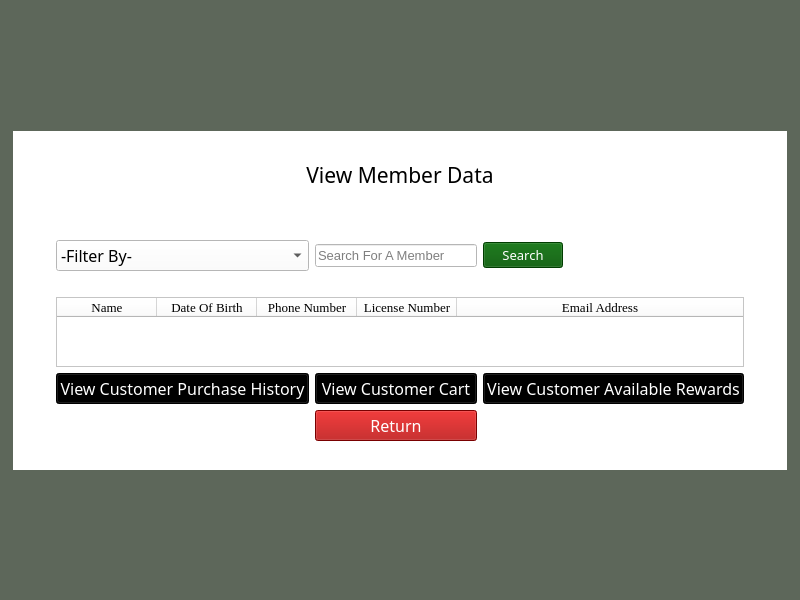
<?xml version="1.0" encoding="UTF-8"?>
<ui version="4.0">
 <class>MainWindow</class>
 <widget class="QMainWindow" name="MainWindow">
  <property name="geometry">
   <rect>
    <x>0</x>
    <y>0</y>
    <width>800</width>
    <height>600</height>
   </rect>
  </property>
  <property name="windowTitle">
   <string>Limitless Loyalty</string>
  </property>
  <property name="styleSheet">
   <string notr="true">background-color: rgb(93, 103, 90);</string>
  </property>
  <widget class="QWidget" name="centralwidget">
   <layout class="QGridLayout" name="gridLayout_2">
    <item row="2" column="0">
     <spacer name="horizontalSpacer_4">
      <property name="orientation">
       <enum>Qt::Horizontal</enum>
      </property>
      <property name="sizeHint" stdset="0">
       <size>
        <width>40</width>
        <height>20</height>
       </size>
      </property>
     </spacer>
    </item>
    <item row="4" column="1">
     <spacer name="verticalSpacer_4">
      <property name="orientation">
       <enum>Qt::Vertical</enum>
      </property>
      <property name="sizeHint" stdset="0">
       <size>
        <width>20</width>
        <height>40</height>
       </size>
      </property>
     </spacer>
    </item>
    <item row="1" column="1">
     <spacer name="horizontalSpacer_10">
      <property name="orientation">
       <enum>Qt::Horizontal</enum>
      </property>
      <property name="sizeHint" stdset="0">
       <size>
        <width>40</width>
        <height>20</height>
       </size>
      </property>
     </spacer>
    </item>
    <item row="2" column="2">
     <spacer name="horizontalSpacer_5">
      <property name="orientation">
       <enum>Qt::Horizontal</enum>
      </property>
      <property name="sizeHint" stdset="0">
       <size>
        <width>40</width>
        <height>20</height>
       </size>
      </property>
     </spacer>
    </item>
    <item row="0" column="1">
     <spacer name="verticalSpacer_3">
      <property name="orientation">
       <enum>Qt::Vertical</enum>
      </property>
      <property name="sizeHint" stdset="0">
       <size>
        <width>20</width>
        <height>40</height>
       </size>
      </property>
     </spacer>
    </item>
    <item row="3" column="1">
     <spacer name="horizontalSpacer_9">
      <property name="orientation">
       <enum>Qt::Horizontal</enum>
      </property>
      <property name="sizeHint" stdset="0">
       <size>
        <width>40</width>
        <height>20</height>
       </size>
      </property>
     </spacer>
    </item>
    <item row="2" column="1">
     <widget class="QWidget" name="gridWidget" native="true">
      <property name="styleSheet">
       <string notr="true">background-color: rgb(255, 255, 255);</string>
      </property>
      <layout class="QGridLayout" name="gridLayout">
       <item row="3" column="2">
        <spacer name="horizontalSpacer_6">
         <property name="orientation">
          <enum>Qt::Horizontal</enum>
         </property>
         <property name="sizeHint" stdset="0">
          <size>
           <width>40</width>
           <height>20</height>
          </size>
         </property>
        </spacer>
       </item>
       <item row="11" column="2">
        <widget class="QPushButton" name="viewCartBtn">
         <property name="font">
          <font>
           <family>Bell MT</family>
           <pointsize>12</pointsize>
          </font>
         </property>
         <property name="styleSheet">
          <string notr="true">background-color: rgb(0, 0, 0);
color: rgb(255, 255, 255);</string>
         </property>
         <property name="text">
          <string>View Customer Cart</string>
         </property>
        </widget>
       </item>
       <item row="5" column="1">
        <widget class="QComboBox" name="filterBox">
         <property name="font">
          <font>
           <family>Bell MT</family>
           <pointsize>12</pointsize>
          </font>
         </property>
         <item>
          <property name="text">
           <string>-Filter By-</string>
          </property>
         </item>
         <item>
          <property name="text">
           <string>Name</string>
          </property>
         </item>
         <item>
          <property name="text">
           <string>Date of Birth</string>
          </property>
         </item>
         <item>
          <property name="text">
           <string>Phone Number</string>
          </property>
         </item>
         <item>
          <property name="text">
           <string>License Number</string>
          </property>
         </item>
         <item>
          <property name="text">
           <string>Email</string>
          </property>
         </item>
        </widget>
       </item>
       <item row="5" column="0">
        <spacer name="horizontalSpacer_2">
         <property name="orientation">
          <enum>Qt::Horizontal</enum>
         </property>
         <property name="sizeHint" stdset="0">
          <size>
           <width>40</width>
           <height>20</height>
          </size>
         </property>
        </spacer>
       </item>
       <item row="15" column="1" colspan="2">
        <spacer name="horizontalSpacer_7">
         <property name="orientation">
          <enum>Qt::Horizontal</enum>
         </property>
         <property name="sizeHint" stdset="0">
          <size>
           <width>40</width>
           <height>20</height>
          </size>
         </property>
        </spacer>
       </item>
       <item row="5" column="3">
        <widget class="QPushButton" name="searchBtn">
         <property name="font">
          <font>
           <family>Bell MT</family>
           <pointsize>10</pointsize>
          </font>
         </property>
         <property name="styleSheet">
          <string notr="true">background-color: rgb(0, 85, 0);
color: rgb(255, 255, 255);</string>
         </property>
         <property name="text">
          <string>Search</string>
         </property>
        </widget>
       </item>
       <item row="7" column="1" colspan="4">
        <widget class="QTableWidget" name="tableWidget">
         <property name="font">
          <font>
           <family>MS Shell Dlg 2</family>
           <pointsize>10</pointsize>
          </font>
         </property>
         <property name="horizontalScrollBarPolicy">
          <enum>Qt::ScrollBarAsNeeded</enum>
         </property>
         <property name="sizeAdjustPolicy">
          <enum>QAbstractScrollArea::AdjustToContentsOnFirstShow</enum>
         </property>
         <property name="alternatingRowColors">
          <bool>false</bool>
         </property>
         <property name="selectionMode">
          <enum>QAbstractItemView::ExtendedSelection</enum>
         </property>
         <attribute name="horizontalHeaderCascadingSectionResizes">
          <bool>true</bool>
         </attribute>
         <attribute name="horizontalHeaderMinimumSectionSize">
          <number>50</number>
         </attribute>
         <attribute name="horizontalHeaderStretchLastSection">
          <bool>true</bool>
         </attribute>
         <attribute name="verticalHeaderCascadingSectionResizes">
          <bool>false</bool>
         </attribute>
         <column>
          <property name="text">
           <string>Name</string>
          </property>
          <property name="font">
           <font>
            <family>Times New Roman</family>
            <pointsize>10</pointsize>
           </font>
          </property>
         </column>
         <column>
          <property name="text">
           <string>Date Of Birth</string>
          </property>
          <property name="font">
           <font>
            <family>Times New Roman</family>
            <pointsize>10</pointsize>
           </font>
          </property>
         </column>
         <column>
          <property name="text">
           <string>Phone Number</string>
          </property>
          <property name="font">
           <font>
            <family>Times New Roman</family>
            <pointsize>10</pointsize>
           </font>
          </property>
         </column>
         <column>
          <property name="text">
           <string>License Number</string>
          </property>
          <property name="font">
           <font>
            <family>Times New Roman</family>
            <pointsize>10</pointsize>
           </font>
          </property>
         </column>
         <column>
          <property name="text">
           <string>Email Address</string>
          </property>
          <property name="font">
           <font>
            <family>Times New Roman</family>
            <pointsize>10</pointsize>
           </font>
          </property>
         </column>
        </widget>
       </item>
       <item row="14" column="2">
        <widget class="QPushButton" name="returnBtn">
         <property name="font">
          <font>
           <family>Bell MT</family>
           <pointsize>12</pointsize>
          </font>
         </property>
         <property name="styleSheet">
          <string notr="true">background-color: rgb(170, 0, 0);
color: rgb(255, 255, 255);</string>
         </property>
         <property name="text">
          <string>Return</string>
         </property>
         <property name="autoDefault">
          <bool>true</bool>
         </property>
        </widget>
       </item>
       <item row="0" column="2">
        <spacer name="horizontalSpacer_8">
         <property name="orientation">
          <enum>Qt::Horizontal</enum>
         </property>
         <property name="sizeHint" stdset="0">
          <size>
           <width>40</width>
           <height>20</height>
          </size>
         </property>
        </spacer>
       </item>
       <item row="5" column="4">
        <spacer name="horizontalSpacer_11">
         <property name="orientation">
          <enum>Qt::Horizontal</enum>
         </property>
         <property name="sizeHint" stdset="0">
          <size>
           <width>40</width>
           <height>20</height>
          </size>
         </property>
        </spacer>
       </item>
       <item row="2" column="0" colspan="6">
        <widget class="QLabel" name="errMsg">
         <property name="font">
          <font>
           <family>Bell MT</family>
           <pointsize>10</pointsize>
          </font>
         </property>
         <property name="styleSheet">
          <string notr="true">color: rgb(255, 255, 255);</string>
         </property>
         <property name="text">
          <string>&lt;DEFAULT ERROR TEXT&gt;</string>
         </property>
         <property name="alignment">
          <set>Qt::AlignCenter</set>
         </property>
        </widget>
       </item>
       <item row="6" column="5">
        <spacer name="horizontalSpacer">
         <property name="orientation">
          <enum>Qt::Horizontal</enum>
         </property>
         <property name="sizeHint" stdset="0">
          <size>
           <width>40</width>
           <height>20</height>
          </size>
         </property>
        </spacer>
       </item>
       <item row="5" column="2">
        <widget class="QLineEdit" name="searchBox">
         <property name="font">
          <font>
           <family>MS Shell Dlg 2</family>
           <pointsize>10</pointsize>
          </font>
         </property>
         <property name="inputMask">
          <string/>
         </property>
         <property name="text">
          <string/>
         </property>
         <property name="placeholderText">
          <string>Search For A Member</string>
         </property>
         <property name="clearButtonEnabled">
          <bool>true</bool>
         </property>
        </widget>
       </item>
       <item row="11" column="1">
        <widget class="QPushButton" name="viewPurchases">
         <property name="font">
          <font>
           <family>Bell MT</family>
           <pointsize>12</pointsize>
          </font>
         </property>
         <property name="styleSheet">
          <string notr="true">background-color: rgb(0, 0, 0);
color: rgb(255, 255, 255);</string>
         </property>
         <property name="text">
          <string>View Customer Purchase History</string>
         </property>
         <property name="autoDefault">
          <bool>true</bool>
         </property>
        </widget>
       </item>
       <item row="11" column="3" colspan="2">
        <widget class="QPushButton" name="viewRewardsBtn">
         <property name="font">
          <font>
           <family>Bell MT</family>
           <pointsize>12</pointsize>
          </font>
         </property>
         <property name="styleSheet">
          <string notr="true">background-color: rgb(0, 0, 0);
color: rgb(255, 255, 255);</string>
         </property>
         <property name="text">
          <string>View Customer Available Rewards</string>
         </property>
         <property name="autoDefault">
          <bool>true</bool>
         </property>
        </widget>
       </item>
       <item row="1" column="0" colspan="6">
        <widget class="QLabel" name="label">
         <property name="font">
          <font>
           <family>Bell MT</family>
           <pointsize>16</pointsize>
          </font>
         </property>
         <property name="text">
          <string>View Member Data</string>
         </property>
         <property name="alignment">
          <set>Qt::AlignCenter</set>
         </property>
        </widget>
       </item>
      </layout>
     </widget>
    </item>
   </layout>
  </widget>
 </widget>
 <resources/>
 <connections/>
</ui>
